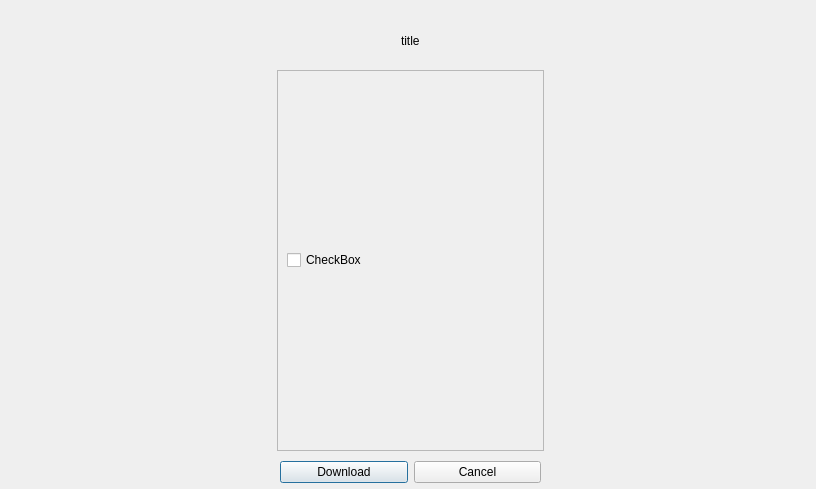
<?xml version="1.0" encoding="UTF-8"?>
<ui version="4.0">
 <class>Dialog</class>
 <widget class="QDialog" name="Dialog">
  <property name="geometry">
   <rect>
    <x>0</x>
    <y>0</y>
    <width>816</width>
    <height>489</height>
   </rect>
  </property>
  <property name="windowTitle">
   <string>Dialog</string>
  </property>
  <widget class="QWidget" name="">
   <property name="geometry">
    <rect>
     <x>10</x>
     <y>30</y>
     <width>801</width>
     <height>22</height>
    </rect>
   </property>
   <layout class="QHBoxLayout" name="horizontalLayout">
    <item>
     <spacer name="horizontalSpacer">
      <property name="orientation">
       <enum>Qt::Horizontal</enum>
      </property>
      <property name="sizeHint" stdset="0">
       <size>
        <width>40</width>
        <height>20</height>
       </size>
      </property>
     </spacer>
    </item>
    <item>
     <widget class="QLabel" name="title">
      <property name="text">
       <string>title</string>
      </property>
     </widget>
    </item>
    <item>
     <spacer name="horizontalSpacer_2">
      <property name="orientation">
       <enum>Qt::Horizontal</enum>
      </property>
      <property name="sizeHint" stdset="0">
       <size>
        <width>40</width>
        <height>20</height>
       </size>
      </property>
     </spacer>
    </item>
   </layout>
  </widget>
  <widget class="QWidget" name="">
   <property name="geometry">
    <rect>
     <x>10</x>
     <y>70</y>
     <width>801</width>
     <height>381</height>
    </rect>
   </property>
   <layout class="QHBoxLayout" name="horizontalLayout_2">
    <item>
     <spacer name="horizontalSpacer_3">
      <property name="orientation">
       <enum>Qt::Horizontal</enum>
      </property>
      <property name="sizeHint" stdset="0">
       <size>
        <width>40</width>
        <height>20</height>
       </size>
      </property>
     </spacer>
    </item>
    <item>
     <widget class="QScrollArea" name="scrollArea">
      <property name="widgetResizable">
       <bool>true</bool>
      </property>
      <widget class="QWidget" name="scrollAreaWidgetContents">
       <property name="geometry">
        <rect>
         <x>0</x>
         <y>0</y>
         <width>261</width>
         <height>377</height>
        </rect>
       </property>
       <layout class="QVBoxLayout" name="verticalLayout">
        <item>
         <widget class="QCheckBox" name="checkBox">
          <property name="text">
           <string>CheckBox</string>
          </property>
         </widget>
        </item>
       </layout>
      </widget>
     </widget>
    </item>
    <item>
     <spacer name="horizontalSpacer_4">
      <property name="orientation">
       <enum>Qt::Horizontal</enum>
      </property>
      <property name="sizeHint" stdset="0">
       <size>
        <width>40</width>
        <height>20</height>
       </size>
      </property>
     </spacer>
    </item>
   </layout>
  </widget>
  <widget class="QWidget" name="">
   <property name="geometry">
    <rect>
     <x>280</x>
     <y>460</y>
     <width>261</width>
     <height>25</height>
    </rect>
   </property>
   <layout class="QHBoxLayout" name="horizontalLayout_3">
    <item>
     <widget class="QPushButton" name="download_btn">
      <property name="text">
       <string>Download</string>
      </property>
     </widget>
    </item>
    <item>
     <widget class="QPushButton" name="cancel_btn">
      <property name="text">
       <string>Cancel</string>
      </property>
     </widget>
    </item>
   </layout>
  </widget>
 </widget>
 <resources/>
 <connections/>
</ui>
